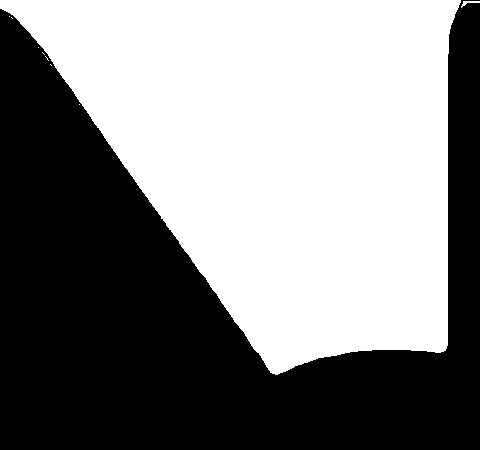
#> input picture 00000112.jpg, 480 x 450 px, given in place of projected_image_8.png, which was not available
$ jupyter execute imageProcess.ipynb
#> lines starting #> are read from the running program, lines starting #| are printed output that depends on the picture; after the words box and inside, x2 and y2 are one past the last pixel; in counts of white or black regions, pixels touching at a corner belong together; pictures that were not available may be replaced by others from this repository, and a replacement may not be noted
#> further down, image is the input picture: shape (450, 480); min 0, max 255, mean 133
[cell 1]
import numpy as np
import cv2

def fill_point_cloud_section(image):
    # 1. 找到所有白色像素点的坐标
    white_pixels = np.where(image > 0)
#> white_pixels = 113930 positions, rows 0 to 375, columns 0 to 479
    points = list(zip(white_pixels[1], white_pixels[0]))  # (x,y)坐标
#> points = 113930 items
    if not points:
        return image
    points.sort()  # 按x坐标排序

    # 2. 创建新图像
    height, width = image.shape
#> height = 450; width = 480
    filled_image = np.zeros_like(image)

    # 3. 使用插值连接点
    x_coords = np.array([p[0] for p in points])
    y_coords = np.array([p[1] for p in points])

    # 对所有x坐标进行遍历
    for x in range(width):
        try:
            # 找到对应的y值
            if x < min(x_coords) or x > max(x_coords):
                continue

            # 找到x左右两边最近的点
            mask = (x_coords <= x)
            if not any(mask) or all(mask):
                continue

            left_idx = np.where(mask)[0][-1]
            right_idx = np.where(~mask)[0][0]

            # 线性插值计算y值
            if left_idx == right_idx:
                y = y_coords[left_idx]
            else:
                x1, y1 = x_coords[left_idx], y_coords[left_idx]
                x2, y2 = x_coords[right_idx], y_coords[right_idx]
                # 检查除数是否为0
                if x2 - x1 == 0:
                    y = y1
                else:
                    y = y1 + (y2 - y1) * (x - x1) / (x2 - x1)

            # 确保y值有效
            if np.isnan(y):
                continue

            y = int(np.clip(round(y), 0, height-1))
            # filled_image[0:y, x] = 255  # 上方填充白色
            filled_image[y, x] = 255  # 上方填充白色

        except Exception as e:
            print(f"Error at x={x}: {str(e)}")
            continue
#> this loop made 480 passes
#> (left_idx, right_idx, y1, y) on passes 1 to 12: (10, 11, 13, 13), (22, 23, 15, 15), (33, 34, 12, 12), (46, 47, 14, 14), (59, 60, 15, 15), (72, 73, 13, 13), (87, 88, 15, 15), (100, 101, 13, 13), (117, 118, 22, 22), (134, 135, 21, 21), (152, 153, 23, 23), (171, 172, 20, 20)
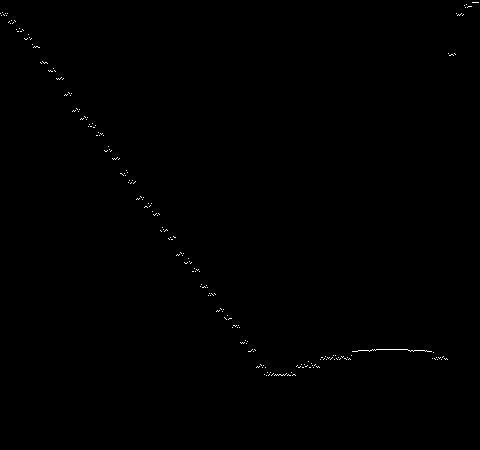
#> filled_image: shape (450, 480); 0.22% white in thin lines or dots, all inside (x1, y1, x2, y2) = (0, 2, 479, 376)

    return filled_image


def process_point_cloud_image(image):
    """处理点云图像的主函数"""
    # 1. 预处理：确保图像是二值图像
    _, binary_image = cv2.threshold(image, 127, 255, cv2.THRESH_BINARY)

    # 2. 基本填充
    try:
        filled = fill_point_cloud_section(binary_image)
    except Exception as e:
        print(f"Fill error: {str(e)}")
        return binary_image

    # 3. 平滑处理
    try:
        smoothed = smooth_boundary(filled)
    except Exception as e:
        print(f"Smooth error: {str(e)}")
        return filled

    return smoothed


# 使用示例
def main():
    image_path = "./images/first/projected_image_8.png"  # 输入图像路径
    output_path = "./images/first/processed_image.png"  # 输出图像路径
    image = cv2.imread(image_path, cv2.IMREAD_GRAYSCALE)

    result = process_point_cloud_image(image)

    cv2.imwrite(output_path, result)

    return result


# main()

[cell 2]
import matplotlib.pyplot as plt
import cv2
image_path = "./images/bead3/projected_image_8.png"  # 输入图像路径
output_path = "./images/bead3/processed_image.png"  # 输出图
image = cv2.imread(image_path, cv2.IMREAD_GRAYSCALE)

image[0, 5] = 255

plt.figure(figsize=(24, 24))
plt.subplot(1, 2, 1)
plt.imshow(image, cmap='gray')

image = fill_point_cloud_section(image)
# image = process_point_cloud_image(image)
plt.subplot(1, 2, 2)
plt.imshow(image, cmap='gray')
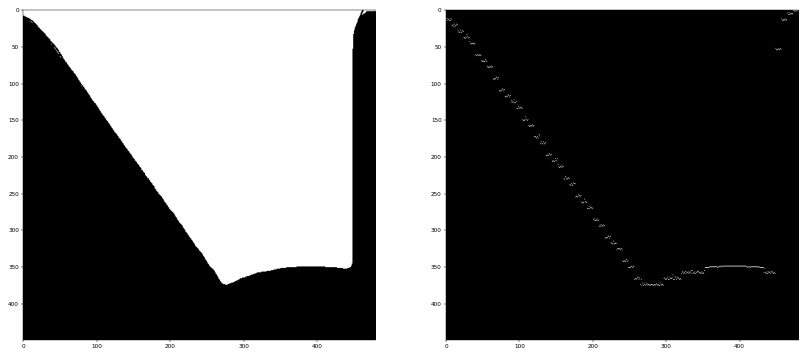
#> figure drawn by matplotlib, 2 panels

[cell 3]
import numpy as np
import cv2
image = cv2.imread('./images/bead3/projected_image.png', cv2.IMREAD_GRAYSCALE)
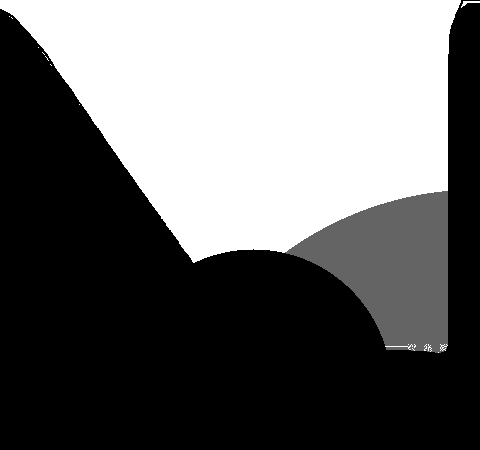
#> input picture draw_image.png, 480 x 450 px, given in place of projected_image.png, which was not available
#> image is the input picture: shape (450, 480); min 0, max 255, mean 105.2
print(image.any())
#| True
# [24 lines of commented-out code are left out]

[cell 4]
import cv2
import matplotlib.pyplot as plt
image1 = cv2.imread('./images/draw_image.png', cv2.IMREAD_GRAYSCALE)
image2 = cv2.imread('./images/bead3/processed_image.png', cv2.IMREAD_GRAYSCALE)
image = image2 - image1
#> image: shape (450, 480); every value is 0
plt.imshow(image, cmap='gray')

[cell 5]
import cv2
import matplotlib.pyplot as plt
import numpy as np

# 读取图像
image1 = cv2.imread('./images/draw_image.png', cv2.IMREAD_GRAYSCALE)
image2 = cv2.imread('./images/bead3/processed_image.png', cv2.IMREAD_GRAYSCALE)

# 计算差值图像
image = image2 - image1

# 显示差值图像
plt.imshow(image, cmap='gray')
plt.title('Difference Image')
plt.show()

# 找到每列第一个非黑色像素的y坐标
first_non_black_pixels = []
threshold = 100  # 设定一个阈值，灰度值大于该值的像素被认为是非黑色

for col in range(image.shape[1]):
    column = image[:, col]
    non_black_indices = np.where(column > threshold)[0]
    # print('non_black_indices', non_black_indices)
    if len(non_black_indices) > 0:
        first_non_black_pixels.append((column, non_black_indices[0]))
    else:
        first_non_black_pixels.append(image.shape[0] - 1)  # 如果没有非黑色像素，取最底部的像素


# [8 lines of commented-out code are left out]
plt.plot(first_non_black_pixels[0], first_non_black_pixels[1], 'r-')
plt.imshow(image, cmap='gray')
plt.title('First Non-Black Pixels Line')
plt.show()
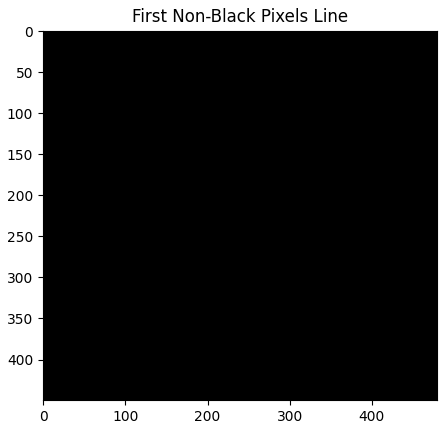
#> figure drawn by matplotlib, 1 panel

[cell 6]
import cv2
import numpy as np
import matplotlib.pyplot as plt

def calculate_surface_smoothness(image):
    # 获取图像尺寸
    height, width = image.shape

    # 存储每列第一个非黑色像素的y坐标
    surface_heights = []
    x_positions = []

    # 对每列进行遍历
    for x in range(width):
        # 获取当前列
        column = image[:, x]
        # 找到第一个非黑色像素的索引
        non_black_indices = np.where(column > 0)[0]
        if len(non_black_indices) > 0:
            surface_heights.append(non_black_indices[0])
            x_positions.append(x)

    # 计算高度的统计特征
    heights_array = np.array(surface_heights)
    mean_height = np.mean(heights_array)
    height_variance = np.var(heights_array)
    height_std = np.std(heights_array)

    # 可视化结果
    plt.figure(figsize=(12, 6))

    # 左图：显示原始图像和检测到的表面线
    plt.subplot(121)
    plt.imshow(image, cmap='gray')
    plt.plot(x_positions, surface_heights, 'r-', label='Surface Line')
    plt.axhline(y=mean_height, color='g', linestyle='--', label='Mean Height')
    plt.legend()
    plt.title('Surface Detection')

    # 右图：显示高度分布
    plt.subplot(122)
    plt.plot(x_positions, surface_heights)
    plt.axhline(y=mean_height, color='r', linestyle='--', label='Mean Height')
    plt.fill_between(x_positions,
                     mean_height - height_std,
                     mean_height + height_std,
                     alpha=0.2,
                     color='r',
                     label='Standard Deviation')
    plt.legend()
    plt.title(f'Height Distribution\nVariance: {height_variance:.2f}')
    plt.xlabel('X Position')
    plt.ylabel('Height')

    plt.tight_layout()
    plt.show()
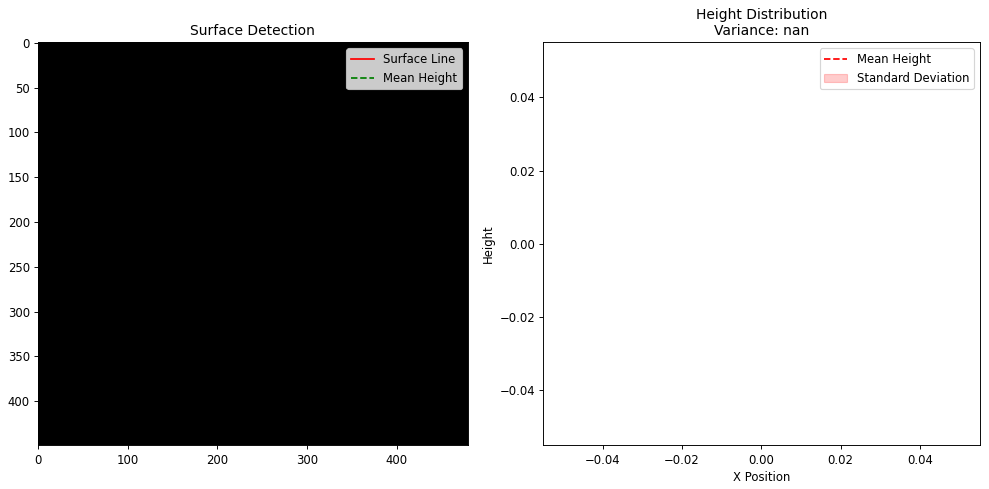
#> figure drawn by matplotlib, 2 panels

    return {
        'mean_height': mean_height,
        'height_variance': height_variance,
        'height_std': height_std
    }

# 读取和处理图像
image1 = cv2.imread('./images/draw_image.png', cv2.IMREAD_GRAYSCALE)
image2 = cv2.imread('./images/bead3/processed_image.png', cv2.IMREAD_GRAYSCALE)
image = image2 - image1

# 计算平整度
results = calculate_surface_smoothness(image)

print(f"平均高度: {results['mean_height']:.2f}")
#| 平均高度: nan
print(f"高度方差: {results['height_variance']:.2f}")
#| 高度方差: nan
print(f"高度标准差: {results['height_std']:.2f}")
#| 高度标准差: nan

# 计算平整度得分（方差越小，得分越高）
smoothness_score = 100 * (1 - min(results['height_variance'] / 1000, 1))  # 可以调整分母来调整得分范围
print(f"\n平整度得分 (0-100): {max(0, smoothness_score):.2f}")
#| 平整度得分 (0-100): 0.00
